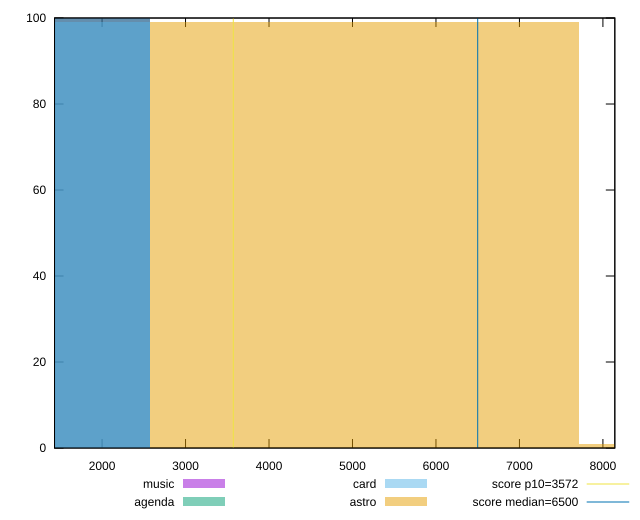

Source code (gnuplot):
reset

$music <<EOF
0 100
EOF

$agenda <<EOF
0 100
EOF

$card <<EOF
0 99
EOF

$astro <<EOF
10289.964742632621 1
5144.9823713163105 99
EOF

set key outside below
set boxwidth 5144.9823713163105
set xrange [1430.6609999999998:8142.665]
set yrange [0:100]
set trange [0:100]
set style fill transparent solid 0.5 noborder

set parametric
set terminal svg size 640, 520 enhanced background rgb 'white'
set output "reports/report_00030_2021-02-24T20-42-31.540Z/first-cpu-idle/comparison/histogram/all_raw.svg"

plot $music title "music" with boxes, \
     $agenda title "agenda" with boxes, \
     $card title "card" with boxes, \
     $astro title "astro" with boxes, \
     3572,t title "score p10=3572", \
     6500,t title "score median=6500"

reset
